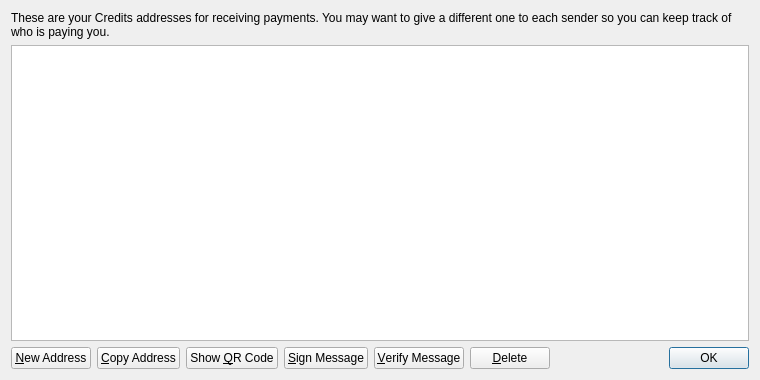
<?xml version="1.0" encoding="UTF-8"?>
<ui version="4.0">
 <class>AddressBookPage</class>
 <widget class="QWidget" name="AddressBookPage">
  <property name="geometry">
   <rect>
    <x>0</x>
    <y>0</y>
    <width>760</width>
    <height>380</height>
   </rect>
  </property>
  <property name="windowTitle">
   <string>Address Book</string>
  </property>
  <layout class="QVBoxLayout" name="verticalLayout">
   <item>
    <widget class="QLabel" name="labelExplanation">
     <property name="text">
      <string>These are your Credits addresses for receiving payments. You may want to give a different one to each sender so you can keep track of who is paying you.</string>
     </property>
     <property name="textFormat">
      <enum>Qt::PlainText</enum>
     </property>
     <property name="wordWrap">
      <bool>true</bool>
     </property>
    </widget>
   </item>
   <item>
    <widget class="QTableView" name="tableView">
     <property name="contextMenuPolicy">
      <enum>Qt::CustomContextMenu</enum>
     </property>
     <property name="toolTip">
      <string>Double-click to edit address or label</string>
     </property>
     <property name="tabKeyNavigation">
      <bool>false</bool>
     </property>
     <property name="alternatingRowColors">
      <bool>true</bool>
     </property>
     <property name="selectionMode">
      <enum>QAbstractItemView::SingleSelection</enum>
     </property>
     <property name="selectionBehavior">
      <enum>QAbstractItemView::SelectRows</enum>
     </property>
     <property name="sortingEnabled">
      <bool>true</bool>
     </property>
     <attribute name="verticalHeaderVisible">
      <bool>false</bool>
     </attribute>
    </widget>
   </item>
   <item>
    <layout class="QHBoxLayout" name="horizontalLayout">
     <item>
      <widget class="QPushButton" name="newAddressButton">
       <property name="toolTip">
        <string>Create a new address</string>
       </property>
       <property name="text">
        <string>&amp;New Address</string>
       </property>
       <property name="icon">
        <iconset resource="../bitcoin.qrc">
         <normaloff>:/icons/add</normaloff>:/icons/add</iconset>
       </property>
      </widget>
     </item>
     <item>
      <widget class="QPushButton" name="copyToClipboard">
       <property name="toolTip">
        <string>Copy the currently selected address to the system clipboard</string>
       </property>
       <property name="text">
        <string>&amp;Copy Address</string>
       </property>
       <property name="icon">
        <iconset resource="../bitcoin.qrc">
         <normaloff>:/icons/editcopy</normaloff>:/icons/editcopy</iconset>
       </property>
      </widget>
     </item>
     <item>
      <widget class="QPushButton" name="showQRCode">
       <property name="text">
        <string>Show &amp;QR Code</string>
       </property>
       <property name="icon">
        <iconset resource="../bitcoin.qrc">
         <normaloff>:/icons/qrcode</normaloff>:/icons/qrcode</iconset>
       </property>
      </widget>
     </item>
     <item>
      <widget class="QPushButton" name="signMessage">
       <property name="toolTip">
        <string>Sign a message to prove you own a Bitcoin address</string>
       </property>
       <property name="text">
        <string>&amp;Sign Message</string>
       </property>
       <property name="icon">
        <iconset resource="../bitcoin.qrc">
         <normaloff>:/icons/edit</normaloff>:/icons/edit</iconset>
       </property>
      </widget>
     </item>
     <item>
      <widget class="QPushButton" name="verifyMessage">
       <property name="toolTip">
        <string>Verify a message to ensure it was signed with a specified Bitcoin address</string>
       </property>
       <property name="text">
        <string>&amp;Verify Message</string>
       </property>
       <property name="icon">
        <iconset resource="../bitcoin.qrc">
         <normaloff>:/icons/transaction_0</normaloff>:/icons/transaction_0</iconset>
       </property>
      </widget>
     </item>
     <item>
      <widget class="QPushButton" name="deleteButton">
       <property name="toolTip">
        <string>Delete the currently selected address from the list. Only sending addresses can be deleted.</string>
       </property>
       <property name="text">
        <string>&amp;Delete</string>
       </property>
       <property name="icon">
        <iconset resource="../bitcoin.qrc">
         <normaloff>:/icons/remove</normaloff>:/icons/remove</iconset>
       </property>
      </widget>
     </item>
     <item>
      <spacer name="horizontalSpacer">
       <property name="orientation">
        <enum>Qt::Horizontal</enum>
       </property>
       <property name="sizeHint" stdset="0">
        <size>
         <width>40</width>
         <height>20</height>
        </size>
       </property>
      </spacer>
     </item>
     <item>
      <widget class="QDialogButtonBox" name="buttonBox">
       <property name="sizePolicy">
        <sizepolicy hsizetype="Maximum" vsizetype="Fixed">
         <horstretch>0</horstretch>
         <verstretch>0</verstretch>
        </sizepolicy>
       </property>
       <property name="standardButtons">
        <set>QDialogButtonBox::Ok</set>
       </property>
      </widget>
     </item>
    </layout>
   </item>
  </layout>
 </widget>
 <resources>
  <include location="../bitcoin.qrc"/>
 </resources>
 <connections/>
</ui>
